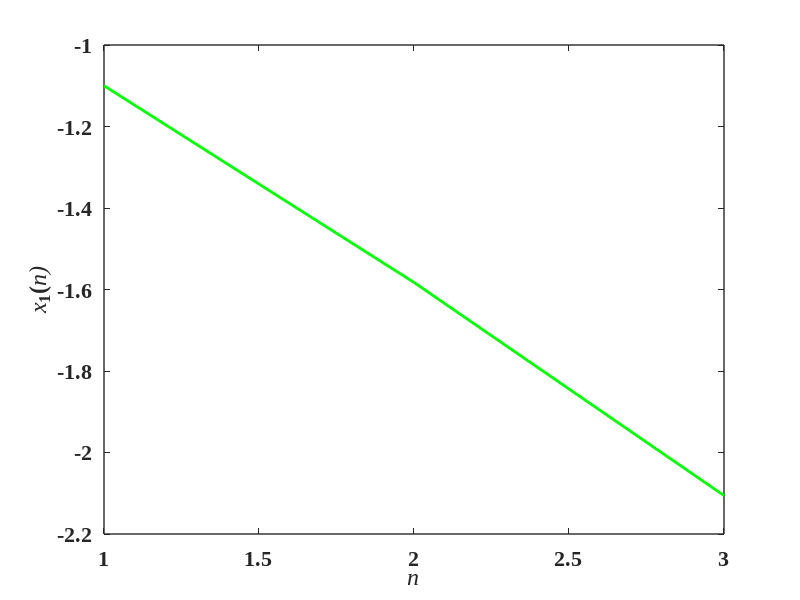

MATLAB code for this plot:
% tic;
clc
clear all
r=-1;b=0.001;
q1=0.95; 
% q2=0.8;
a1=3;
a2=3; 
k=0.9;

 x1(1)=-1.1;
 y1(1)=-3;
 x2(1)=-1;
 y2(1)=-3;
 q(1)=0.8;
dot=3;

g1=zeros(1,dot);
g1(1)=gamma(q1);

for i=1:dot
    g1(i+1)=g1(i)*((i-1+q1)/i);
end

for t=2:dot
   
    for j=2:t
        X1(j)=g1(t-j+1)*(a1/(1+x1(j-1)^2)+y1(j-1)-k*(x1(j-1)-x2(j-1))*tanh(q(j-1))-x1(j-1))
        Y1(j)=g1(t-j+1)*(-b*(x1(j-1)-r));
        X2(j)=g1(t-j+1)*(a2/(1+x2(j-1)^2)+y2(j-1)+k*(x1(j-1)-x2(j-1))*tanh(q(j-1))-x2(j-1));
        Y2(j)=g1(t-j+1)*(-b*(x2(j-1)-r));
        Q(j)=g1(t-j+1)*(-0.1*q(j-1)^3-0.1*(x1(j-1)-x2(j-1))+0.1*q(j-1));
       
    end
    
    x1(t)=x1(1)+(1/gamma(q1))*sum(X1);
    y1(t)=y1(1)+(1/gamma(q1))*sum(Y1);
    x2(t)=x2(1)+(1/gamma(q1))*sum(X2);
    y2(t)=y2(1)+(1/gamma(q1))*sum(Y2);
    q(t)=q(1)+(1/gamma(q1))*sum(Q);
    
end

figure
plot(x1,'g','linewidth',2)
xlabel('\itn')
ylabel('{\itx}_1(\itn)');
set(gca,'linewidth',1,'fontsize',16,'fontname','Times New Roman','fontWeight','bold');
%xlim([3000 8000])
hold on
% ylim([-3 -1])
% legend('{\itx}_2','{\itx}_1')
% toc;
